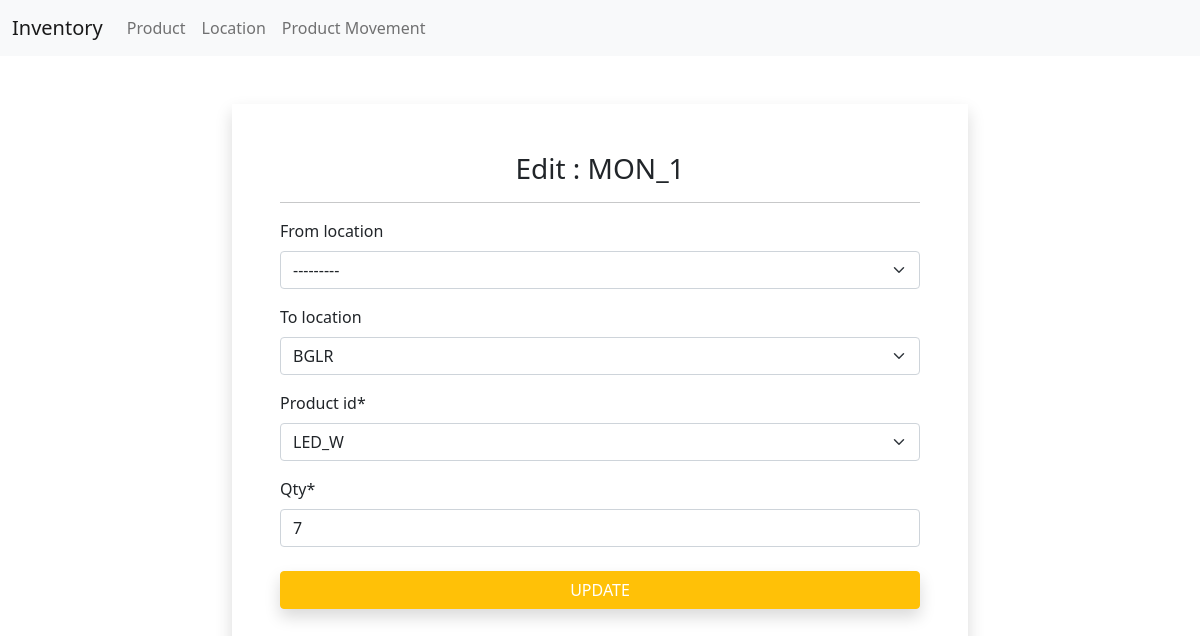
The page /movement-edit/MON_1 on the database its author committed.
### app/models.py (models this page shows, shortened)
class ProductMovement(models.Model):
    movement_id = models.CharField(max_length=20,primary_key=True)
    timestamp = models.DateTimeField(default=datetime.now)
    from_location = models.ForeignKey(Location,related_name='from_location_id', on_delete=models.CASCADE,blank=True,null=True, default=None)
    to_location = models.ForeignKey(Location,related_name='to_location_id', on_delete=models.CASCADE,blank=True,null=True, default=None)
    product_id = models.ForeignKey(Product,on_delete=models.CASCADE, default=None)
    qty = models.PositiveIntegerField(default=0)

class Product(models.Model):
    product_id = models.CharField(max_length=10)
    def __str__(self):
        return self.product_id

### app/views.py (the view)
# urls.py: path('movement-edit/<str:pk>',views.MovementUpdateView.as_view(),name='movement_update_view'),
class MovementUpdateView(UpdateView):
    model = ProductMovement
    template_name = 'movementUpdate.html'
    fields = ['from_location', 'to_location', 'product_id', 'qty']
    success_url = "/movement"

### app/models.py (called while the page is built)
    def __str__(self):
        return self.location_id

### templates/movementUpdate.html (shortened to what this page needs)
{% extends 'base.html' %}
{% load crispy_forms_tags %}
{% load static %}
{% block content %}
<div class="container">
    <div class="row justify-content-center">
        <div class="col-md-8">
            <form action="" method="POST" class="my-5 shadow p-5">
                <h3 class="text-center fw-light">Edit : {{productmovement.movement_id}}</h3>
                <hr>
                {{form|crispy}}
                <input type="submit" value="UPDATE" class="w-100 text-white text-center btn btn-warning shadow my-2">
            </form>
        </div>
    </div>
</div>
{% endblock content %}

### rows shown on the page
ProductMovement: movement_id "MON_1", from_location "---------", to_location "BGLR", qty "7"
Product: product_id "LED_W"
